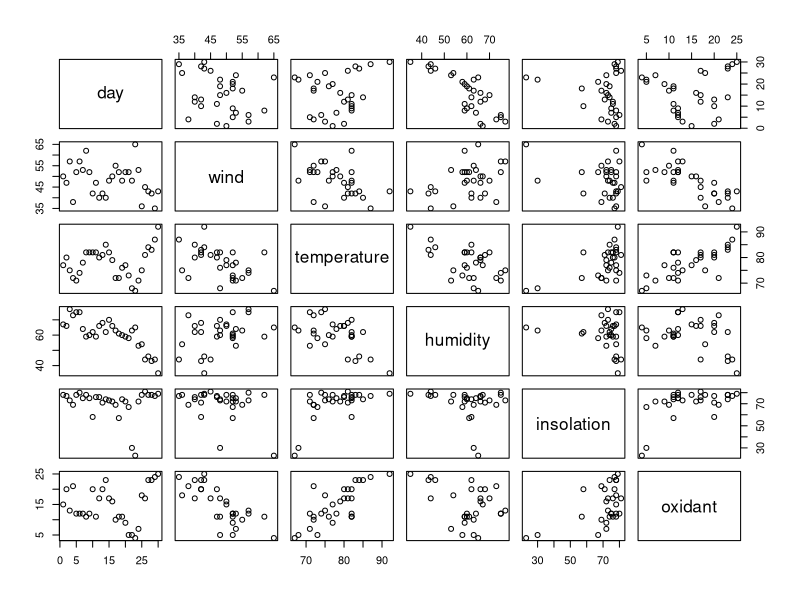
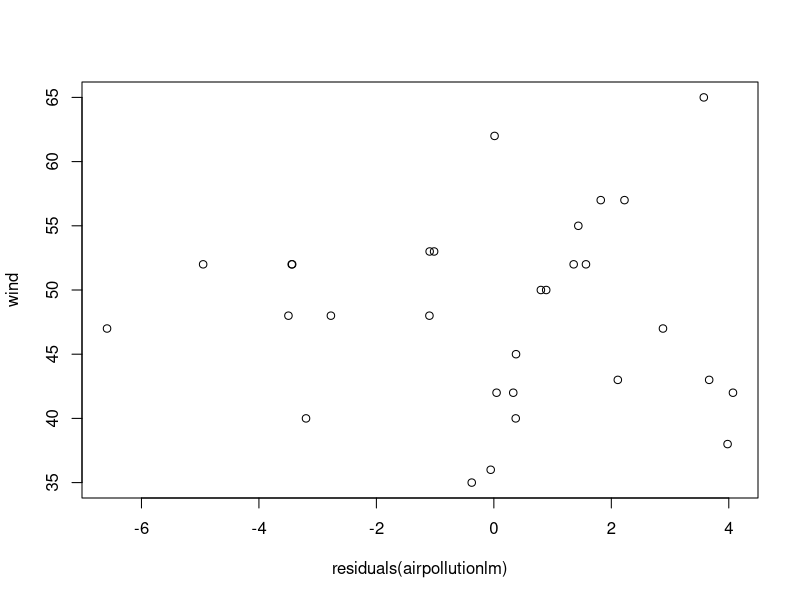
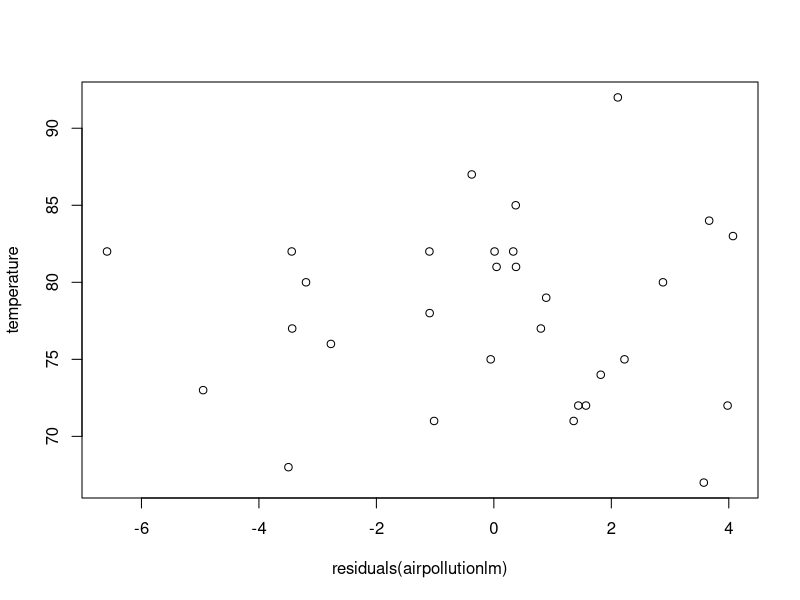
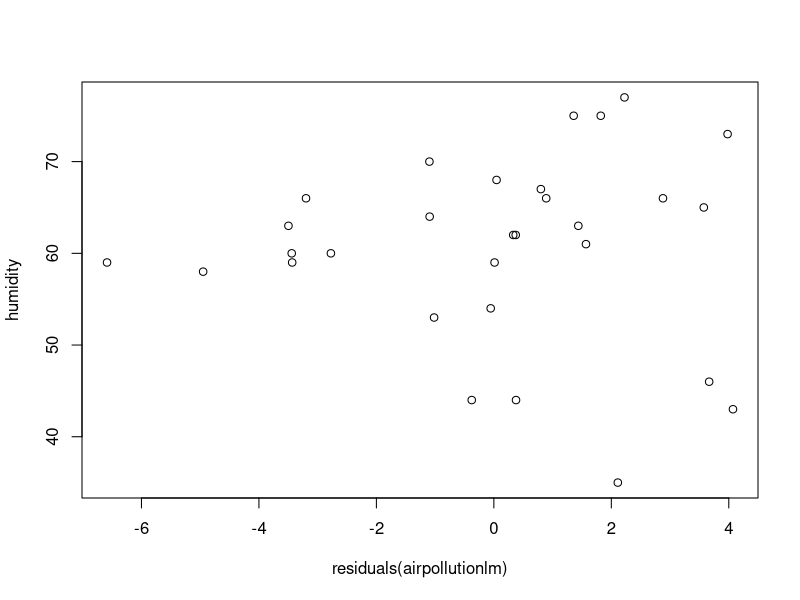
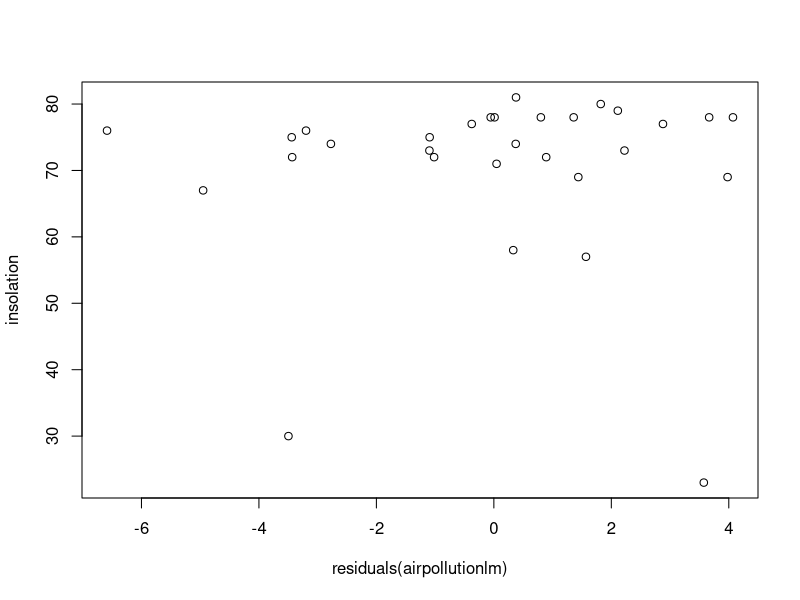
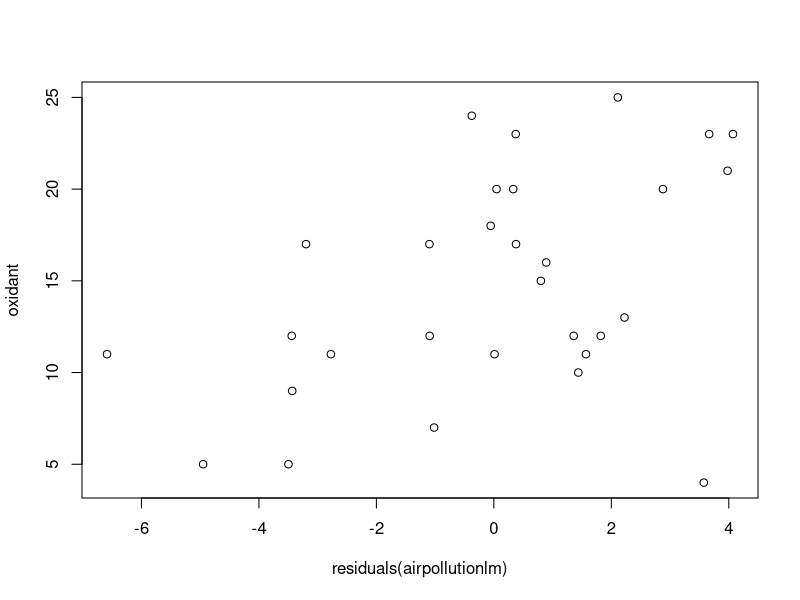
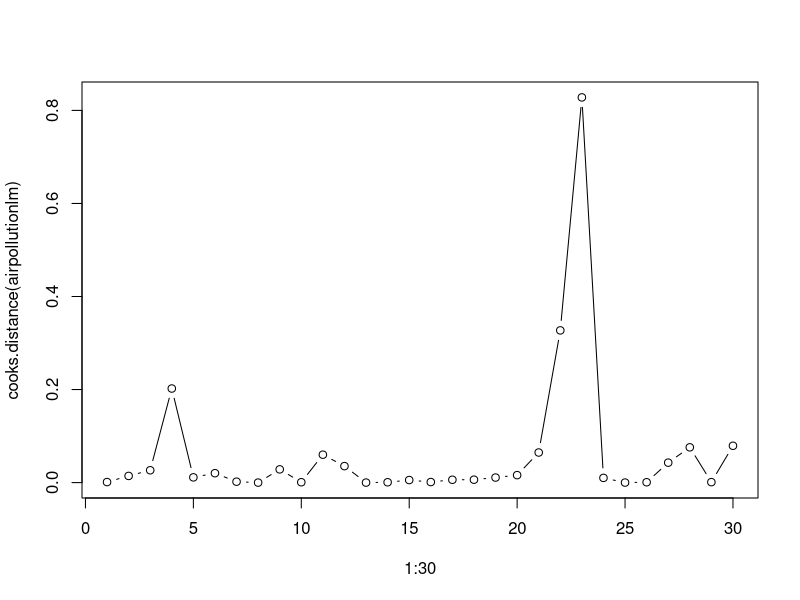
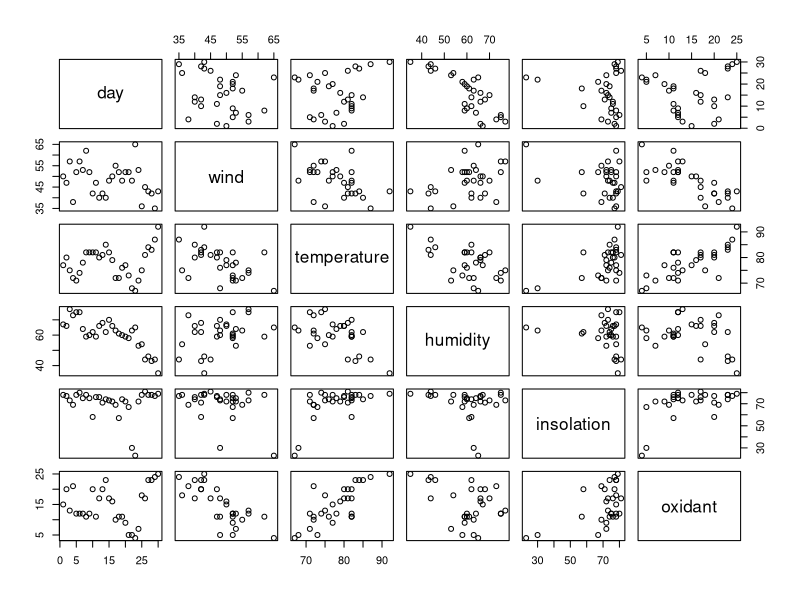

R code for these plots, in order:
# want to investigate which explanatory variables need to be included into 
# a linear regression model with oxidant as the response variable.
airpollution <- read.table(file="airpollution.txt",header=TRUE)
head(airpollution)
attach(airpollution)
# 2a)  Make some graphical summaries of the data. Investigate the problem of 
# potential and influence points, and the problem of collinearity.
pairs(airpollution)

airpollutionlm=lm(oxidant~wind+temperature+humidity+insolation)
plot(residuals(airpollutionlm),wind)
plot(residuals(airpollutionlm),temperature)
plot(residuals(airpollutionlm),humidity)
plot(residuals(airpollutionlm),insolation)
plot(residuals(airpollutionlm),oxidant)

#problem of potential and influence points: A leverage (or potential) point 
#is an observation with an outlying value in the explanatory variable.
round(cooks.distance(airpollutionlm),2)
plot(1:30,cooks.distance(airpollutionlm),type="b")
# if model parameters change drastically with/without point it is considered and 
# influence point: if close to or larger than 1 it's an influence point. In our
# case largest point is 0.8 so is good

# problem of collinearity: problem of linear relations between explanatory 
# variables. A straight line in a scatter plot of two variables means they 
# explain the same. -> insolation is a horizontal line with every variable
# which suggests it doesn't have an effect.
round(cor(airpollution),2)
pairs(airpollution)
# some explanatory variables possible could be colinear -> straight line
# in scatter plot, however none are very correlated
# variance inflation factors (larger than 5 is concern)
library(car); vif(airpollutionlm)
# since values all look alright no need to worry about colinearty. If the values
# would be above 5, than remove a explanatory variable and compare again etc

# outliers (question didnt ask to investigate outliers):
orderedair <- order(abs(residuals(airpollutionlm)))
u11=rep(0,length(orderedair)); u11[11]=1; u11
forbeslm11=lm(oxidant~wind+temperature+humidity+insolation+u11); summary(forbeslm11)
# since u11 significant outlier is significant


#b)  Use the added variable plot to depict the relationship between response 
#oxidant and predictor wind. 

x=residuals(lm(wind~temperature+humidity+insolation))
y=residuals(lm(oxidant~temperature+humidity+insolation))
summary(lm(y~x)) # gives estimate of wind want slope is van fitted regression
summary(airpollutionlm)
plot(x,y,main="Added variable plot for wind", xlab="residual of wind",
     ylab="residual of oxidant")
#What is the meaning of the slope of fitted regression for this scatter plot?
#slope in this plot reflects the regression coefficients βj from the original 
#multiple regression model, and the residuals in this plot are precisely the 
#residuals from the original multiple regression. Outliers and heteroskedasticity
#(caused by Xj ) can be identified by looking at the plot of a simple rather than
#multiple regression model.

# So the meaning of the slope is the relationship between y and x once other
# predictors have been accounted for. It shows the effect of adding 
# x, wind to the model, So the slope is a estimate of the wind in our case.


#goede plot om effect van elke predcitor op de response!!
avPlots(airpollutionlm)


# also possible plots:
plot(residuals(airpollutionlm),wind) # check x variables
plot(residuals(airpollutionlm),temperature)
plot(residuals(airpollutionlm),humidity)
plot(residuals(airpollutionlm),insolation)
plot(residuals(airpollutionlm),oxidant) # check y
plot(residuals(airpollutionlm),fitted(airpollutionlm)) # check estimates y

# normality check
qqnorm(residuals(airpollutionlm))
shapiro.test(residuals(airpollutionlm))
#passed de normality check dus je mag het lineair model gebruiken

#c)  Fit a linear regression model to the data. Use both the step-up and 
#step-down methods to find the best model. If step-up and step-down yield 
#two different models, choose one and motivate your choice.  

#The step up method:
#  1. start with the background model Y = β0 + e;
#2. take the variable (that is not in the model) that yields the maximum
#increase in R 2;
#3. if this variable is significant (t -test) add it to the model and go to step 2,
#otherwise stop.

# Dont use day as variable since this can be seen as an id variable
summary(lm(oxidant~wind)) #Multiple R-squared:0.5863 and significant
summary(lm(oxidant~temperature)) #Multiple R-squared: 0.576 and significant
summary(lm(oxidant~humidity)) #Multiple R-squared:0.124, humidity not sign
summary(lm(oxidant~insolation)) #Multiple R-squared:0.2552, intercept not sign

# we take the variable with the highest increase in the multiple R-squared and 
# continue
summary(lm(oxidant~wind+temperature)) #Multiple R-squared:0.7773, intercept ns
summary(lm(oxidant~wind+humidity)) #Multiple R-squared: 0.5913, humidity ns
summary(lm(oxidant~wind+insolation)) #Multiple R-squared: 0.6613, all significant

# temperature has largest multiple R-sqaured and is significant
summary(lm(oxidant~wind+temperature+humidity)) #Multiple R-squared:0.7964 humidity ns
summary(lm(oxidant~wind+temperature+insolation)) #Multiple R-squared:  0.7816 insolation ns

# since humidity and insolation both aren't significant anymore best fit with
# step up method is:
summary(lm(oxidant~wind+temperature)) # does not matter intercept not significant

#The step down method:
#  1. start with the full model Y = β0 + β1X1 + ... + βp Xp + e;
#2. test all variables by using the t -test;
#3. if the largest p-value is larger than 0.05, remove the corresponding
#variable and go back to step 2.
summary(lm(oxidant~wind+temperature+humidity+insolation))
# insolation has highets p-value: 0.65728 so remove

summary(lm(oxidant~wind+temperature+humidity))
# humidity ns with p=0.131 so remove

airpolllm <- (lm(oxidant~wind+temperature));summary(airpolllm)


airpolllm2 <- (lm(oxidant~wind));summary(airpolllm2)

airpolllm3 <- (lm(oxidant~temperature));summary(airpolllm3)
# all remaining variables are significant so this model is the best fit with
# the step up method. Both methods return same model however if they didnt:
# Look a multiple R-squared -> higher means better fit and if comparable than
# model with less variables is better

#d)  Determine 95% confidence and prediction intervals for oxidant using 
#the model you preferred in c) for wind=33, temperature=54, humidity=77 and 
#insolation=21.
newxdata=data.frame(wind=33,temperature=54,humidity=77,insolation=21)
predict(airpolllm,newxdata,interval="confidence",level=0.95)
#  fit  lwr  upr
#1 8.8 1.66 15.9

predict(airpolllm,newxdata,interval="prediction",level=0.95)
#  fit    lwr  upr
#1 8.8 -0.562 18.2

# confidence is for population mean, prediction is for individual observation
#Difference: prediction interval is larger because it also takes error 
# into account